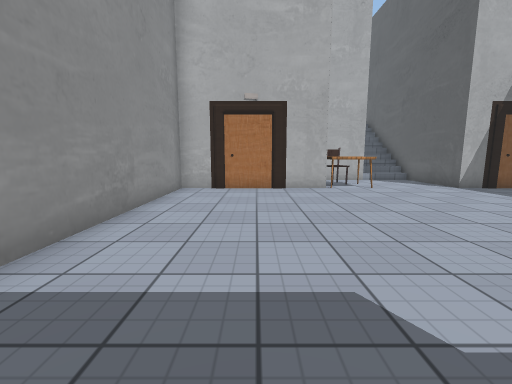
[1] (above)

12 first-person views from a walk through a scene from a Unity 3-D project. The camera is 1.2 m above the floor, tilts 8° down and sees 90° across. The floor is counted in squares, 1 m on a side. Each view is taken from the middle of a square. On the plan, view 1 faces up. The plan holds only what a view shows up to about 12 squares ahead; the rest is blank. The place goes on beyond the plan. The player is left out. Some surface patterns are stand-ins.

[2]
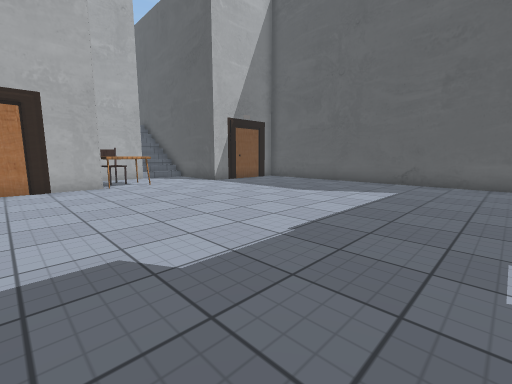

[3]
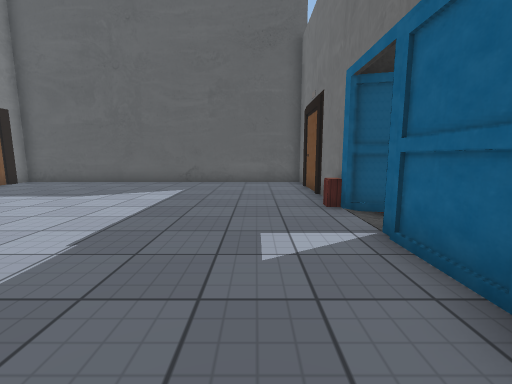

[4]
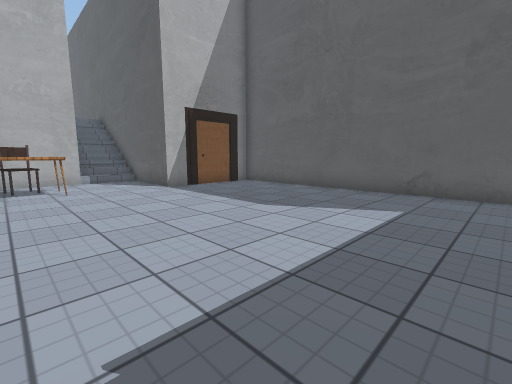

[5]
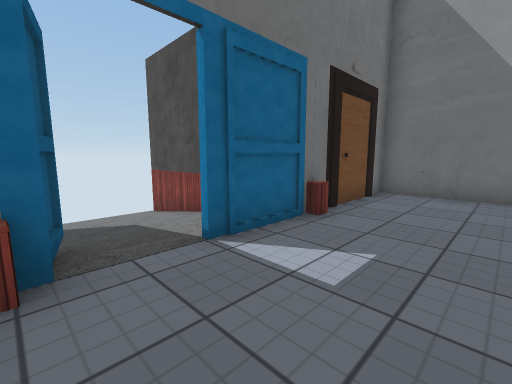

[6]
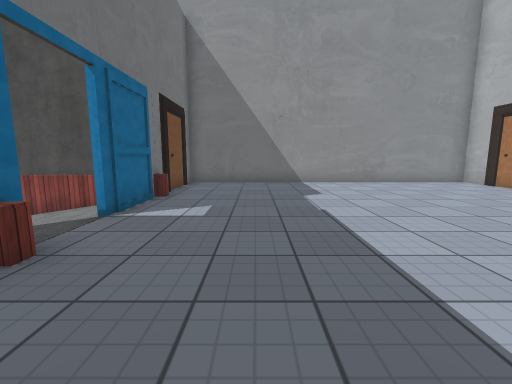

[7]
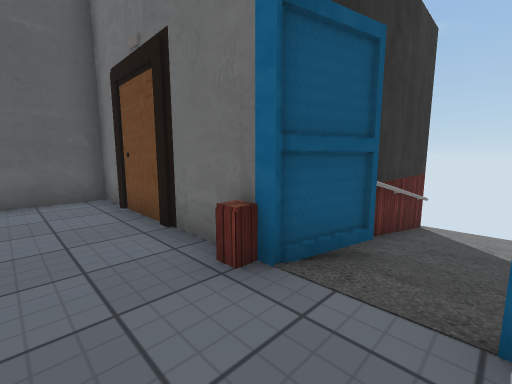

[8]
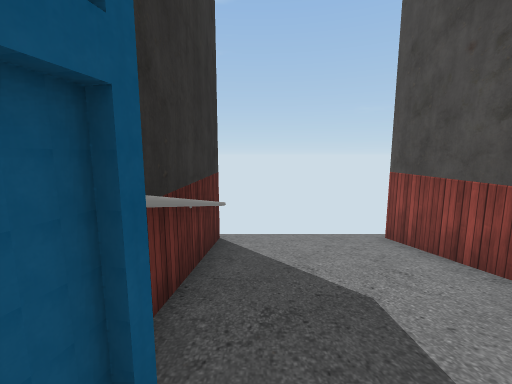

[9]
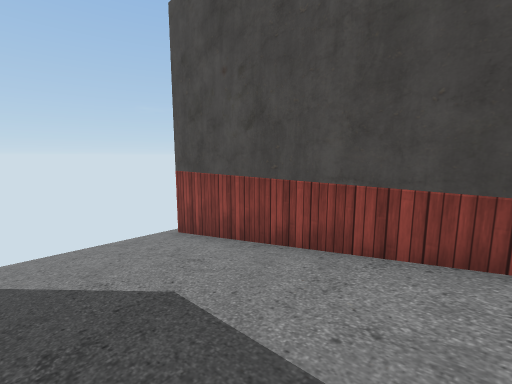

[10]
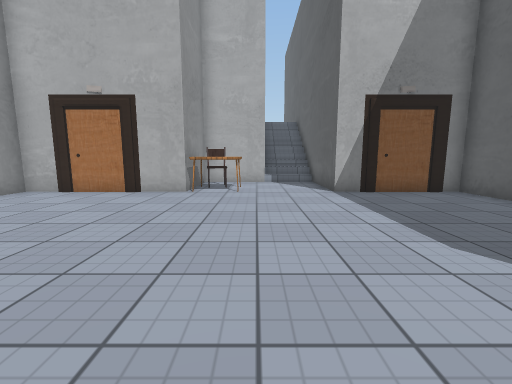

[11]
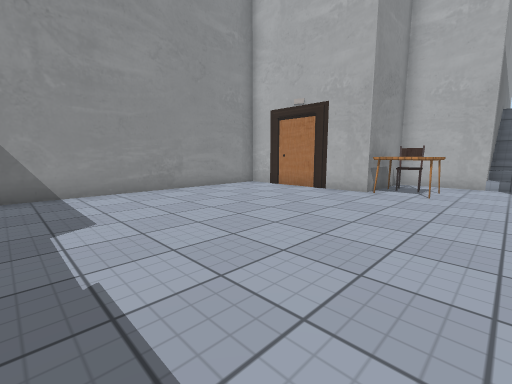

[12]
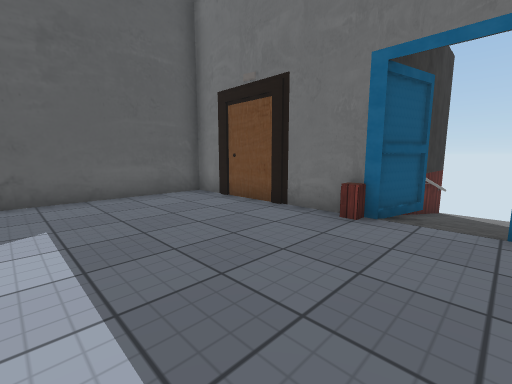

### Floor plan
Key: @ floor where view 1 was taken; # wall or solid block; . main floor; - floor 0.25 m lower than the main floor; _ floor 1.25 m lower than the main floor; / step, stairs or slope; C chair; T table.
Columns run from 3 left of view 1 to 12 right of it. Each row starts with its distance up from view 1.
 18         #/
 17         #/
 16         #/
 15         #/
 14         #/
 13       ###//#
 12       #....#
 11       CC...#
 10 ######TT...#####
  9 #..............#
  8 #..............#
  7 #..............#
  6 #..............#
  5 #..............#
  4 #..............#
  3 #..............#
  2 #..............#
  1 #..............#
  0 #..@...........#
 -1 #..............#
 -2 #..............#
 -3 ########/#######
 -4     #---/#
 -5     #////#
 -6     #////#
 -7     #////#
 -8     #////#
 -9     #////#
-10     #////#
-11     #____#

Positions as (right, up) in squares from view 1, and headings:
1: (0, 0), facing up
2: (0, -1), facing up-right
3: (0, -1), facing right
4: (3, 0), facing up-right
5: (6, 0), facing down-left
6: (9, 0), facing left
7: (4, -1), facing down-right
8: (5, -4), facing down
9: (5, -4), facing down-left
10: (5, 1), facing up
11: (6, 1), facing up-left
12: (4, 2), facing down-right
